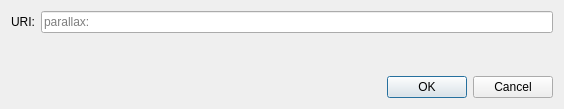
<?xml version="1.0" encoding="UTF-8"?>
<ui version="4.0">
 <class>OpenURIDialog</class>
 <widget class="QDialog" name="OpenURIDialog">
  <property name="geometry">
   <rect>
    <x>0</x>
    <y>0</y>
    <width>564</width>
    <height>109</height>
   </rect>
  </property>
  <property name="windowTitle">
   <string>Open parallax URI</string>
  </property>
  <layout class="QVBoxLayout" name="verticalLayout">
   <item>
    <layout class="QHBoxLayout" name="horizontalLayout">
     <item>
      <widget class="QLabel" name="label">
       <property name="text">
        <string>URI:</string>
       </property>
      </widget>
     </item>
     <item>
      <widget class="QValidatedLineEdit" name="uriEdit">
       <property name="placeholderText">
        <string notr="true">parallax:</string>
       </property>
      </widget>
     </item>
    </layout>
   </item>
   <item>
    <spacer name="verticalSpacer">
     <property name="orientation">
      <enum>Qt::Vertical</enum>
     </property>
     <property name="sizeHint" stdset="0">
      <size>
       <width>20</width>
       <height>40</height>
      </size>
     </property>
    </spacer>
   </item>
   <item>
    <widget class="QDialogButtonBox" name="buttonBox">
     <property name="orientation">
      <enum>Qt::Horizontal</enum>
     </property>
     <property name="standardButtons">
      <set>QDialogButtonBox::Cancel|QDialogButtonBox::Ok</set>
     </property>
    </widget>
   </item>
  </layout>
 </widget>
 <customwidgets>
  <customwidget>
   <class>QValidatedLineEdit</class>
   <extends>QLineEdit</extends>
   <header>qt/qvalidatedlineedit.h</header>
  </customwidget>
 </customwidgets>
 <resources/>
 <connections>
  <connection>
   <sender>buttonBox</sender>
   <signal>accepted()</signal>
   <receiver>OpenURIDialog</receiver>
   <slot>accept()</slot>
   <hints>
    <hint type="sourcelabel">
     <x>248</x>
     <y>254</y>
    </hint>
    <hint type="destinationlabel">
     <x>157</x>
     <y>274</y>
    </hint>
   </hints>
  </connection>
  <connection>
   <sender>buttonBox</sender>
   <signal>rejected()</signal>
   <receiver>OpenURIDialog</receiver>
   <slot>reject()</slot>
   <hints>
    <hint type="sourcelabel">
     <x>316</x>
     <y>260</y>
    </hint>
    <hint type="destinationlabel">
     <x>286</x>
     <y>274</y>
    </hint>
   </hints>
  </connection>
 </connections>
</ui>
